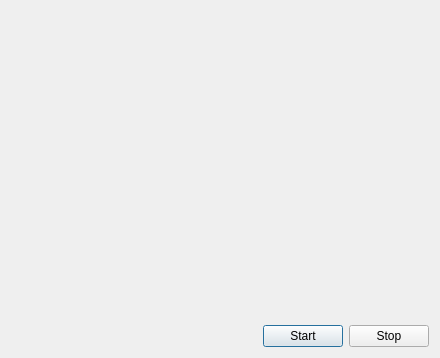
<?xml version="1.0" encoding="UTF-8"?>
<ui version="4.0">
 <class>Dialog</class>
 <widget class="QDialog" name="Dialog">
  <property name="geometry">
   <rect>
    <x>0</x>
    <y>0</y>
    <width>440</width>
    <height>358</height>
   </rect>
  </property>
  <property name="windowTitle">
   <string>QtOpenCV Camera Demo</string>
  </property>
  <layout class="QVBoxLayout" name="verticalLayout" stretch="1,0">
   <item>
    <widget class="QLabel" name="view"/>
   </item>
   <item>
    <layout class="QHBoxLayout" name="horizontalLayout">
     <item>
      <spacer name="horizontalSpacer">
       <property name="orientation">
        <enum>Qt::Horizontal</enum>
       </property>
       <property name="sizeHint" stdset="0">
        <size>
         <width>40</width>
         <height>20</height>
        </size>
       </property>
      </spacer>
     </item>
     <item>
      <widget class="QPushButton" name="startButton">
       <property name="text">
        <string>Start</string>
       </property>
      </widget>
     </item>
     <item>
      <widget class="QPushButton" name="stopButton">
       <property name="text">
        <string>Stop</string>
       </property>
      </widget>
     </item>
    </layout>
   </item>
  </layout>
 </widget>
 <layoutdefault spacing="6" margin="11"/>
 <resources/>
 <connections/>
</ui>
